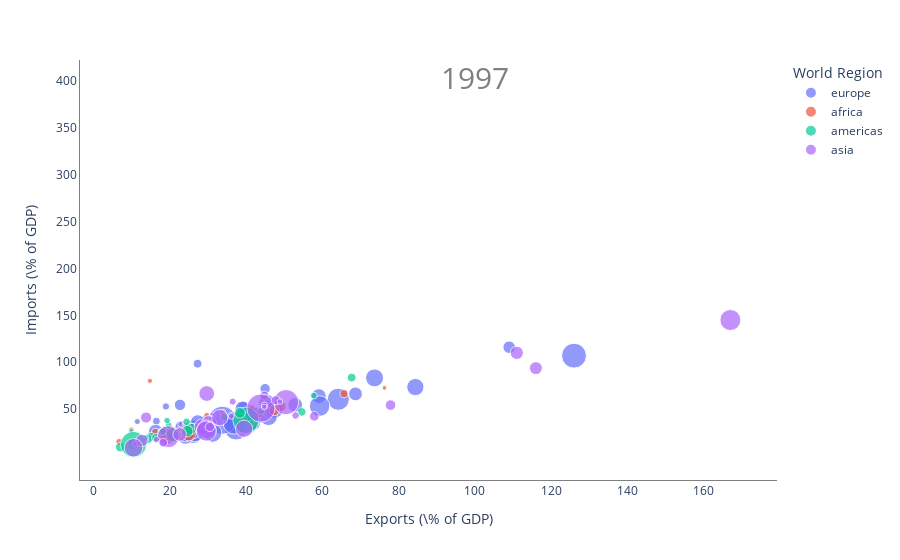

The cell this chart's notebook holds for it:
### Code cell
dfq2['imports'] = pd.to_numeric(dfq2['imports'], errors='coerce')
dfq2['exports'] = pd.to_numeric(dfq2['exports'], errors='coerce')
dfq2['energy'] = pd.to_numeric(dfq2['energy'], errors='coerce')

dfq2 = dfq2.dropna(subset=['four_regions', 'imports', 'exports', 'energy'])

# Create the scatterplot
fig2 = px.scatter(dfq2, x="exports", y="imports", size="energy", hover_name="country", color="four_regions")

# Customize the plot's layout
fig2.update_layout(
    plot_bgcolor='white',  # Set background color to white
    xaxis=dict(linecolor='gray'),  # Set x-axis line color to gray
    yaxis=dict(linecolor='gray', tickvals=[50,100,150,200,250,300,350,400],
               ticktext=['50', '100', '150', '200', '250', '300', '350', '400']),   # Set y-axis to log scale
    showlegend=True,  # Show the legend
    legend_title_text='World Region',
    xaxis_title='Exports (\% of GDP)',
    yaxis_title='Imports (\% of GDP)'
)

# Add text behind the plot points for the year "1997"
fig2.add_trace(go.Scatter(
    x=[100],
    y=[400],
    text=['1997'],  # Text to display
    textfont=dict(color='gray', size=30),  # Text color and size
    mode='text',
    showlegend=False  # Exclude from legend
))

### Figure 1 — Plotly figure (JSON) as saved in the notebook; plotly's stock layout.template omitted (floating-point values rounded to 4 significant figures)
{"data": [{"hovertemplate": "<b>%{hovertext}</b><br><br>four_regions=europe<br>exports=%{x}<br>imports=%{y}<br>energy=%{marker.size}<extra></extra>", "hovertext": ["Albania", "Armenia", "Austria", "Azerbaijan", "Belarus", "Belgium", "Bosnia and Herzegovina", "Bulgaria", "Croatia", "Cyprus", "Czech Republic", "Denmark", "Estonia", "Finland", "France", "Georgia", "Germany", "Greece", "Hungary", "Iceland", "Ireland", "Italy", "Latvia", "Lithuania", "Luxembourg", "Malta", "Moldova", "Netherlands", "Norway", "Poland", "Portugal", "Romania", "Russia", "Serbia", "Slovak Republic", "Slovenia", "Spain", "Sweden", "Switzerland", "Turkey", "Ukraine", "United Kingdom"], "legendgroup": "europe", "marker": {"color": "#636efa", "size": [427, 610, 3610, 1490, 2470, 5600, 897, 2430, 1950, 2170, 4060, 3770, 3700, 6320, 4150, 716, 4180, 2390, 2500, 9040, 3420, 2910, 1800, 2630, 7070, 1790, 1220, 4840, 5680, 2460, 2240, 1820, 3980, 2300, 3260, 3250, 2760, 5770, 3560, 1170, 2710, 3790], "sizemode": "area", "sizeref": 22.93, "symbol": "circle"}, "mode": "markers", "name": "europe", "orientation": "v", "showlegend": true, "type": "scatter", "x": [11.5, 19, 38.4, 22.7, 59.1, 64.2, 27.3, 41.9, 29.3, 68.7, 42.1, 37.2, 73.7, 37.4, 26.1, 16.5, 26.4, 16.3, 52.9, 33.8, 84.4, 24.1, 39.3, 39.1, 126, 109, 45, 59.3, 36.9, 25.9, 27.3, 23, 31.2, 18.7, 45.5, 47.5, 26.1, 40, 45.9, 20.7, 41.9, 24.1], "xaxis": "x", "y": [36.7, 52.8, 38.6, 54.5, 63.9, 60.5, 98.4, 35.1, 36.1, 66.2, 42.4, 34.1, 83.3, 29.5, 23.4, 37.1, 25.2, 26, 54.5, 38.1, 73.5, 21, 51.4, 50.5, 107, 116, 71.8, 53.2, 35.1, 30.8, 36.5, 30.8, 24.6, 23.6, 56.6, 49.2, 26.6, 34.3, 41.8, 19.7, 44.2, 24.8], "yaxis": "y"}, {"hovertemplate": "<b>%{hovertext}</b><br><br>four_regions=africa<br>exports=%{x}<br>imports=%{y}<br>energy=%{marker.size}<extra></extra>", "hovertext": ["Algeria", "Benin", "Botswana", "Cameroon", "Congo, Dem. Rep.", "Congo, Rep.", "Cote d'Ivoire", "Egypt", "Eritrea", "Gabon", "Ghana", "Kenya", "Libya", "Mauritius", "Morocco", "Mozambique", "Namibia", "Nigeria", "Senegal", "South Africa", "Sudan", "Tanzania", "Togo", "Tunisia", "Zambia", "Zimbabwe"], "legendgroup": "africa", "marker": {"color": "#EF553B", "size": [825, 340, 1060, 408, 308, 246, 378, 629, 307, 1290, 403, 437, 2940, 750, 367, 396, 621, 688, 229, 2470, 487, 376, 399, 717, 617, 845], "sizemode": "area", "sizeref": 22.93, "symbol": "circle"}, "mode": "markers", "name": "africa", "orientation": "v", "showlegend": true, "type": "scatter", "x": [22.6, 27.1, 49.3, 22.5, 29.8, 76.3, 41.4, 16.2, 14.8, 47.4, 33.9, 20.2, 19.4, 65.7, 23.4, 9.94, 41.4, 18.1, 18.6, 25, 6.7, 10, 29.7, 38.5, 24.6, 43.4], "xaxis": "x", "y": [22.5, 32.5, 52.6, 22.5, 32.9, 72.6, 35, 25.7, 80.1, 48.6, 46.7, 28.7, 20.9, 66.5, 27.4, 27.8, 50.8, 21.1, 29.5, 23.9, 15.2, 15.9, 43.3, 41.5, 31.6, 45.1], "yaxis": "y"}, {"hovertemplate": "<b>%{hovertext}</b><br><br>four_regions=americas<br>exports=%{x}<br>imports=%{y}<br>energy=%{marker.size}<extra></extra>", "hovertext": ["Argentina", "Bolivia", "Brazil", "Canada", "Chile", "Colombia", "Costa Rica", "Cuba", "Dominican Republic", "Ecuador", "El Salvador", "Guatemala", "Haiti", "Honduras", "Jamaica", "Mexico", "Nicaragua", "Panama", "Paraguay", "Peru", "United States", "Uruguay", "Venezuela"], "legendgroup": "americas", "marker": {"color": "#00cc96", "size": [1660, 551, 1080, 7950, 1570, 749, 627, 1030, 786, 725, 630, 563, 251, 535, 1340, 1520, 493, 883, 844, 448, 7800, 901, 2250], "sizemode": "area", "sizeref": 22.93, "symbol": "circle"}, "mode": "markers", "name": "americas", "orientation": "v", "showlegend": true, "type": "scatter", "x": [10.4, 19.7, 7.03, 40, 25.5, 15, 44, 14.3, 34.3, 17.9, 24.4, 18.2, 9.9, 57.8, 38.4, 24.6, 19.3, 67.7, 54.6, 13.7, 10.5, 16.4, 20.9], "xaxis": "x", "y": [12.9, 32.6, 9.41, 38.1, 28.8, 20.9, 48.1, 18.3, 41.6, 25.5, 36.5, 26.3, 26.6, 64.3, 46, 26.4, 37.7, 83.6, 47, 19.3, 12.3, 19.2, 22.7], "yaxis": "y"}, {"hovertemplate": "<b>%{hovertext}</b><br><br>four_regions=asia<br>exports=%{x}<br>imports=%{y}<br>energy=%{marker.size}<extra></extra>", "hovertext": ["Australia", "Bangladesh", "Brunei", "Cambodia", "China", "Hong Kong, China", "India", "Indonesia", "Iran", "Iraq", "Israel", "Japan", "Jordan", "Kazakhstan", "Kuwait", "Kyrgyz Republic", "Lebanon", "Malaysia", "Mongolia", "Nepal", "New Zealand", "Oman", "Pakistan", "Philippines", "Saudi Arabia", "Singapore", "South Korea", "Sri Lanka", "Syria", "Tajikistan", "Thailand", "Turkmenistan", "Uzbekistan", "Vietnam"], "legendgroup": "asia", "marker": {"color": "#ab63fa", "size": [5550, 142, 7290, 296, 869, 2000, 399, 666, 1740, 1290, 2890, 3960, 943, 2610, 9170, 579, 1400, 1910, 951, 316, 4160, 3020, 438, 504, 4650, 5080, 3380, 381, 991, 373, 1070, 2840, 2080, 340], "sizemode": "area", "sizeref": 22.93, "symbol": "circle"}, "mode": "markers", "name": "asia", "orientation": "v", "showlegend": true, "type": "scatter", "x": [19.6, 11.8, 50.5, 31.2, 18.3, 111, 11, 53, 12.7, 77.9, 28.5, 10.5, 44.8, 30.3, 43.9, 36.5, 13.8, 116, 47.8, 22.8, 29.6, 33.1, 16.5, 44.8, 29.6, 167, 39.5, 36.2, 30.5, 48.9, 57.9, 29.7, 22.6, 44.8], "xaxis": "x", "y": [20.5, 16.1, 57.4, 44.4, 14.1, 110, 12.7, 43.2, 16.5, 54.3, 31.1, 8.71, 64.3, 34.9, 51.1, 58, 41, 93.7, 59.5, 33.9, 28.3, 40.9, 17.5, 53.9, 26.5, 145, 29, 42.3, 30.9, 58, 42.3, 66.6, 22.9, 52.2], "yaxis": "y"}, {"mode": "text", "showlegend": false, "text": ["1997"], "textfont": {"color": "gray", "size": 30}, "type": "scatter", "x": [100], "y": [400]}], "layout": {"legend": {"itemsizing": "constant", "title": {"text": "World Region"}, "tracegroupgap": 0}, "margin": {"t": 60}, "plot_bgcolor": "white", "showlegend": true, "xaxis": {"anchor": "y", "domain": [0, 1], "linecolor": "gray", "title": {"text": "Exports (\\% of GDP)"}}, "yaxis": {"anchor": "x", "domain": [0, 1], "linecolor": "gray", "ticktext": ["50", "100", "150", "200", "250", "300", "350", "400"], "tickvals": [50, 100, 150, 200, 250, 300, 350, 400], "title": {"text": "Imports (\\% of GDP)"}}}}
